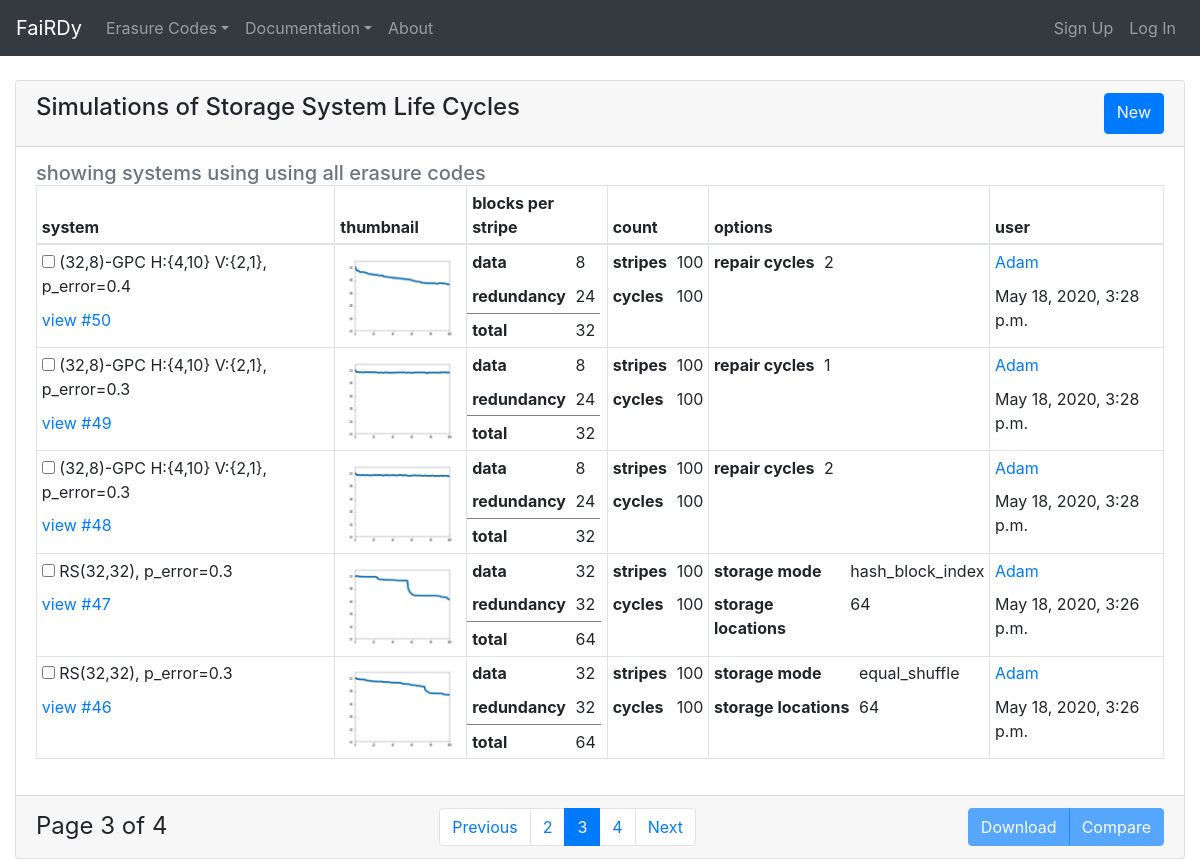
/?page=3, run on the app's committed database.
### fairdy/models.py (models this page shows, shortened)
class Simulation(models.Model):
    class Codes(models.TextChoices):
        REPLICATION = 'REP'
        REED_SOLOMON = 'RS'
        GENERALIZED_PYRAMID = 'GP'
    class StorageLocationModes(models.TextChoices):
        RANDOM = 'random'
        EQUAL_SHUFFLE = 'equal_shuffle'
        HASH_BLOCK_INDEX = 'hash_block_index'
    code_type = models.CharField(
        'Erasure Code',
        max_length=10,
        choices=Codes.choices
    )
    k_value = models.PositiveIntegerField(
        '(k) data blocks per stripe',
        validators=[MinValueValidator(1)]
    )
    m_value = models.PositiveIntegerField(
        '(m) redundancy blocks per stripe',
        validators=[MinValueValidator(1)]
    )
    n_value = models.PositiveIntegerField(
        '(n) total blocks per stripe',
        validators=[MinValueValidator(1)]
    )
    num_stripes = models.PositiveIntegerField(
        'stripes per simulation',
        validators=[MinValueValidator(1)]
    )
    num_cycles = models.PositiveIntegerField(
        'number of cycles',
        validators=[MinValueValidator(1)]
    )
    p_error = models.FloatField(
        '(p_error) probability of block failure',
        validators=[MinValueValidator(0), MaxValueValidator(1)]
    )
    storage_location_mode = models.CharField(
        max_length=50,
        choices=StorageLocationModes.choices,
        blank=True,
        null=True
    )
    num_storage_locations = models.PositiveIntegerField(
        'Number of storage locations',
        validators=[MinValueValidator(1)]
    )
    lazy_heal_threshold = models.PositiveIntegerField(
        default=1,  # '1' for for eager heal, for GPC sims this field holds the horiz. threshold, vert. is on GPC model
        validators=[MinValueValidator(1)]
    )
    start_time = models.DateTimeField()
    end_time = models.DateTimeField(null=True)
    fairdy_user = models.ForeignKey(
        FairdyUser,
        on_delete=models.SET_NULL,
        null=True
    )
    view_count = models.PositiveIntegerField(default=0, blank=True)
    def __str__(self):
        if self.code_type == self.Codes.REED_SOLOMON:
            return 'RS({},{}), p_error={}'.format(self.k_value, self.m_value, self.p_error)
        elif self.code_type == self.Codes.GENERALIZED_PYRAMID:
            return '({},{})-GPC H:{{{},{}}} V:{{{},{}}}, p_error={}'.format(
                self.n_value,
                self.k_value,
                self.pyramidsimulation.k_horizontal,
                self.pyramidsimulation.m_horizontal,
                self.pyramidsimulation.k_vertical,
                self.pyramidsimulation.m_vertical,
                self.p_error
            )
        elif self.code_type == self.Codes.REPLICATION:
            return 'REP {} copies, p_error={}'.format(self.m_value, self.p_error)
        else:
            self.__str__()
    def num_blocks_in_system(self):
        return self.n_value * self.num_stripes
    def get_thumbnail(self):
        max_cycle_count = self.cycle_set.count()
        y = self.cycle_set.values_list('block_availability_factor', flat=True)
        x = range(0, max_cycle_count)
        pyplot.plot(x, y, linewidth=7)
        pyplot.xlim(0, max_cycle_count - 1)
        pyplot.ylim(0, 1.1)
        buf = BytesIO()
        pyplot.savefig(buf, format='png', dpi=20)
        pyplot.close()
        return base64.b64encode(buf.getvalue()).decode('utf-8').replace('\n', '')

class PyramidSimulation(models.Model):
    simulation = models.OneToOneField(Simulation, on_delete=models.CASCADE)
    num_repair_cycles = models.IntegerField(
        'repair steps per cycle',
        choices=[(1, 1), (2, 2), (3, 3)],
        default=2
    )
    k_horizontal = models.PositiveIntegerField(
        '(k_1) data blocks in horizontal direction',
    )
    m_horizontal = models.PositiveIntegerField(
        '(m_1) redundancy blocks in horizontal direction',
    )
    k_vertical = models.PositiveIntegerField(
        '(k_2) data blocks in vertical direction',
    )
    m_vertical = models.PositiveIntegerField(
        '(m_2) redundancy blocks in vertical direction',
    )
    lazy_heal_threshold_ver = models.PositiveIntegerField(
        default=1,  # default '1' for for eager heal
        validators=[MinValueValidator(1)]
    )

### fairdy/views.py (the view)
# urls.py: path('', index, name='index'),
def index(request, code_type=None):
    if code_type is not None:
        installed_codes = [item.name for item in Simulation.Codes]
        code_type = code_type.upper()
        if code_type not in installed_codes:
            raise Http404()
        else:
            request.code_type = Simulation.Codes[code_type]
            sim_list = Simulation.objects.filter(code_type=request.code_type)
    else:
        sim_list = Simulation.objects.all()
        if 'username' in request.GET:
            fairdy_user = FairdyUser.objects.get(user__username=request.GET['username'])
            sim_list = sim_list.filter(fairdy_user=fairdy_user)
    paginator = Paginator(sim_list.order_by('-id'), 5)
    page_number = request.GET.get('page')
    page_obj = paginator.get_page(page_number)
    return render(request, 'index.html', {'page_obj': page_obj})

### web/context_processors.py (called while the page is built)
def get_installed_codes(request):
    return {
        'installed_codes': Simulation.Codes
    }

### fairdy/templates/index.html (shortened to what this page needs)
{% extends "base.html" %}
{% block content %}
    <div class="row">
        <div class="col">
            {% include 'list.html' %}
        </div>
    </div>
{% endblock %}

### fairdy/templates/list.html (shortened to what this page needs)
{% block content %}
    <div class="card">
        <div class="card-header d-flex justify-content-between">
            <h4 class="card-title">Simulations of Storage System Life Cycles</h4>
            <a class="btn btn-primary" href="{% url 'fairdy:run_simulation' %}{% if request.code_type %}?code_type={{ request.code_type }}{% endif %}">New</a>
        </div>
        <div class="card-body">
            <h5 class="card-subtitle text-muted">
                {% if 'username' in request.GET %}
                    showing systems ran by {{ request.GET.username }}
                {% elif not request.code_type %}
                    showing systems using using all erasure codes
                {% else %}
                    showing systems using {{ request.code_type.label}} erasure codes
                {% endif %}
            </h5>
            <table class="table table-sm table-bordered">
            <thead>
                <tr>
                    <th>system</th>
                    <th>thumbnail</th>
                    <th>blocks per stripe</th>
                    <th>count</th>
                    <th>options</th>
                    <th>user</th>
                </tr>
            </thead>
            <tbody>
            {% for simulation in page_obj %}
                <tr>
                    <td class="internal_cell">
                        <table class="internal_table">
                            <tr><td><input type="checkbox" id="checkboxid_{{ simulation.id }}"> {{ simulation }}</td></tr>
                            <tr><td><a href="{% url 'fairdy:visualize' %}?id={{ simulation.id }}">view #{{ simulation.id }}</a></td></tr>
                        </table>
                    </td>
                    <td>
                        <img class="img-fluid">
                    </td>
                    <td class="internal_cell">
                        <table class="internal_table">
                            <tr><th>data</th><td>{{ simulation.k_value }}</td></tr>
                            <tr><th>redundancy</th><td>{{ simulation.m_value }}</td></tr>
                            <tr style="border-top: 1px solid gray"><th>total</th><td>{{ simulation.n_value }}</td></tr>
                        </table>
                    </td>
                    <td class="internal_cell">
                        <table class="internal_table">
                            <tr><th>stripes</th><td>{{ simulation.num_stripes }}</td></tr>
                            <tr><th>cycles</th><td>{{ simulation.num_cycles }}</td></tr>
                        </table>
                    </td>
                    <td class="internal_cell">
                        <table class="internal_table">
                            {% if simulation.storage_location_mode is not None %}
                            <tr><th>storage mode</th><td>{{ simulation.storage_location_mode }}</td></tr>
                            {% endif %}
                            {% if simulation.num_storage_locations != simulation.num_blocks_in_system %}
                            <tr><th>storage locations</th><td>{{ simulation.num_storage_locations }}</td></tr>
                            {% endif %}
                            {% if simulation.pyramidsimulation %}
                            <tr><th>repair cycles</th><td>{{ simulation.pyramidsimulation.num_repair_cycles }}</td></tr>
                            {% endif %}
                        </table>
                    </td>
                    <td class="internal_cell">
                        <table class="internal_table">
                            {% with username=simulation.fairdy_user.user.username %}
                            <td><a href="{% url 'fairdy:index' %}?username={{ username }}">{{ username }}</a></td>
                            {% endwith %}
                            <tr><td>{{ simulation.end_time }}</td></tr>
                        </table>
                    </td>
                </tr>
            {% endfor %}
            </tbody>
        </table>
        </div>
        <div class="card-footer d-flex justify-content-between">
            <div class="d-inline-flex">
                <span style="font-size: 1.5em">
                    Page {{ page_obj.number }} of {{ page_obj.paginator.num_pages }}
                </span>
            </div>
            <nav class="d-inline-flex">
                <ul class="pagination m-0 ">
                    {% if page_obj.has_previous %}
                        <li class="page-item">
                            <a class="page-link" href="?page={{ page_obj.previous_page_number }}">Previous</a>
                        </li>
                        <li class="page-item">
                            <a class="page-link" href="?page={{ page_obj.previous_page_number }}">{{ page_obj.previous_page_number }}</a>
                        </li>
                    {% else %}
                        <li class="page-item disabled">
                            <a class="page-link" href="#" tabindex="-1">Previous</a>
                        </li>
                    {% endif %}
                    <li class="page-item active" aria-current="page">
                        <a class="page-link" href="#">{{ page_obj.number }}</a>
                    </li>
                    {% if page_obj.has_next %}
                        <li class="page-item">
                            <a class="page-link" href="?page={{ page_obj.next_page_number }}">{{ page_obj.next_page_number }}</a>
                        </li>
                        <li class="page-item">
                            <a class="page-link" href="?page={{ page_obj.next_page_number }}">Next</a>
                        </li>
                    {% else %}
                        <li class="page-item disabled">
                            <a class="page-link" href="#" tabindex="-1">Next</a>
                        </li>
                    {% endif %}
                </ul>
            </nav>
            <div class="btn-group">
                <a class="btn btn-primary disabled" href="{% url 'fairdy:get_csv' %}" id="download_button">Download</a>
                <a class="btn btn-primary disabled" href="{% url 'fairdy:visualize' %}" id="compare_button">Compare</a>
            </div>
        </div>
    </div>
{% endblock %}

### templates/base.html (style rules this page uses)
body { padding-top: 5rem; }

### fairdy/templates/list.html (style rules this page uses)
.internal_table { border-collapse: collapse; padding: 0; }
.internal_table tr td, .internal_table tr th { border: 0; }
td.internal_cell { padding: 0; }

### data on the page
Simulation: code_type+n_value+k_value "(32,8)-GPC H:{4,10} V:{2,1}, p_error=0.4", id "50", k_value "8", m_value "24", n_value "32", num_stripes "100", num_cycles "100", pyramidsimulation.num_repair_cycles "2", fairdy_user.user.username "Adam", end_time "May 18, 2020, 3:28 p.m."
Simulation: code_type+n_value+k_value "(32,8)-GPC H:{4,10} V:{2,1}, p_error=0.3", id "49", k_value "8", m_value "24", n_value "32", num_stripes "100", num_cycles "100", pyramidsimulation.num_repair_cycles "1", fairdy_user.user.username "Adam", end_time "May 18, 2020, 3:28 p.m."
Simulation: code_type+n_value+k_value "(32,8)-GPC H:{4,10} V:{2,1}, p_error=0.3", id "48", k_value "8", m_value "24", n_value "32", num_stripes "100", num_cycles "100", pyramidsimulation.num_repair_cycles "2", fairdy_user.user.username "Adam", end_time "May 18, 2020, 3:28 p.m."
Simulation: code_type+k_value+m_value "RS(32,32), p_error=0.3", id "47", k_value "32", m_value "32", n_value "64", num_stripes "100", num_cycles "100", storage_location_mode "hash_block_index", num_storage_locations "64", fairdy_user.user.username "Adam", end_time "May 18, 2020, 3:26 p.m."
Simulation: code_type+k_value+m_value "RS(32,32), p_error=0.3", id "46", k_value "32", m_value "32", n_value "64", num_stripes "100", num_cycles "100", storage_location_mode "equal_shuffle", num_storage_locations "64", fairdy_user.user.username "Adam", end_time "May 18, 2020, 3:26 p.m."

### other printed values
{{ page_obj.number }} "3"
{{ page_obj.paginator.num_pages }} "4"
{{ page_obj.previous_page_number }} "2"
{{ page_obj.next_page_number }} "4"
